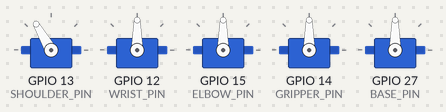
Simulated run of this sketch. Board: ESP32. Shown: 5 × servo.

Above: at 0.5 s.
At 1.8 s:
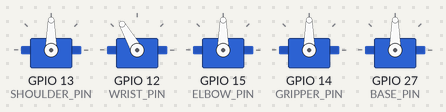
At 3.0 s:
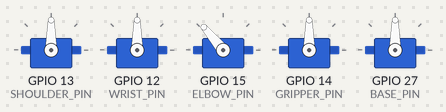
At 5.5 s:
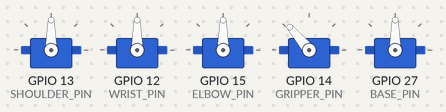
At 6.5 s:
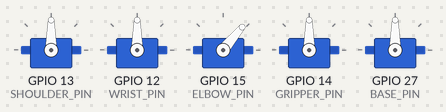
At 9.8 s:
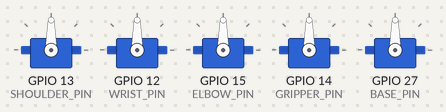
Timing chart, 0 to 11.3 s (numbered marks = the images above):
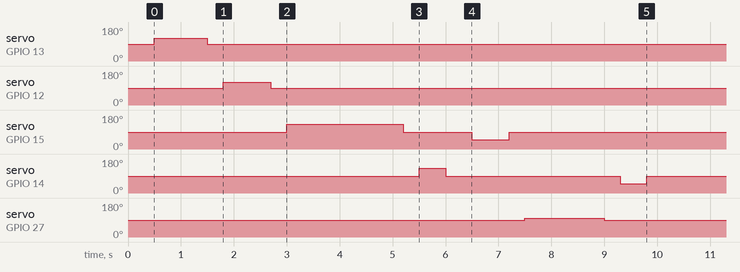

The sketch:

app.ino
```cpp
/*
  app.ino
  ESP32 Robotic Arm with MG995 Servos (360° capable)
  Demonstrates a simple pick & place motion sequence.
  ⚡ Challenge: MG995 reacts to angle commands as speed-dependent motions,
     so controlling speed requires careful timing.
*/

#include <ESP32Servo.h>   // Library to control servos on ESP32

// Declare servo objects
Servo shoulder, wrist, elbow, gripper, base;

// Assign pins for each servo (adjust these if wiring changes)
#define SHOULDER_PIN 13
#define WRIST_PIN    12
#define ELBOW_PIN    15
#define GRIPPER_PIN  14
#define BASE_PIN     27

// Custom function: rotate servo using a "speed-like" value
// speed range: -90 (full reverse) to +90 (full forward), 0 = stop/hold
void rotateWithSpeed(Servo &servo, int speed) {
  speed = constrain(speed, -90, 90);          // limit values
  int pwm = map(speed, -90, 90, 0, 180);      // map -90..90 → 0..180
  servo.write(pwm);                           // write to servo
}

void setup() {
  // Attach servos to pins
  shoulder.attach(SHOULDER_PIN);
  wrist.attach(WRIST_PIN);
  elbow.attach(ELBOW_PIN);
  gripper.attach(GRIPPER_PIN);
  base.attach(BASE_PIN);

  delay(500);  // Initial pause to stabilize

  // === Pick & Place Sequence ===

  // 1. Shoulder move forward
  rotateWithSpeed(shoulder, 30);   // move with "speed" 30
  delay(1000);                     // wait for motion
  rotateWithSpeed(shoulder, 0);    // stop shoulder
  delay(300);

  // 2. Wrist move
  rotateWithSpeed(wrist, 30);
  delay(900);
  rotateWithSpeed(wrist, 0);
  delay(300);

  // 3. Elbow down
  rotateWithSpeed(elbow, 40);
  delay(2200);
  rotateWithSpeed(elbow, 0);
  delay(300);

  // 4. Gripper close (pick object)
  rotateWithSpeed(gripper, 40);    // may need to reverse direction
  delay(500);
  rotateWithSpeed(gripper, 0);
  delay(500);

  // 5. Elbow up
  rotateWithSpeed(elbow, -40);
  delay(700);
  rotateWithSpeed(elbow, 0);
  delay(300);

  // 6. Base rotate sideways
  rotateWithSpeed(base, 10);
  delay(1500);
  rotateWithSpeed(base, 0);
  delay(300);

  // 7. Gripper open (place object)
  rotateWithSpeed(gripper, -40);   // reverse direction to open
  delay(500);
  rotateWithSpeed(gripper, 0);
}

void loop() {
  // Empty: sequence only runs once at startup
}
```

Measured:
- by itself, servo on GPIO 14 (GRIPPER_PIN): 90° → 130° at 5.5 s, → 90° 0.50 s later, → 50° 3.3 s later, → 90° 0.50 s later
